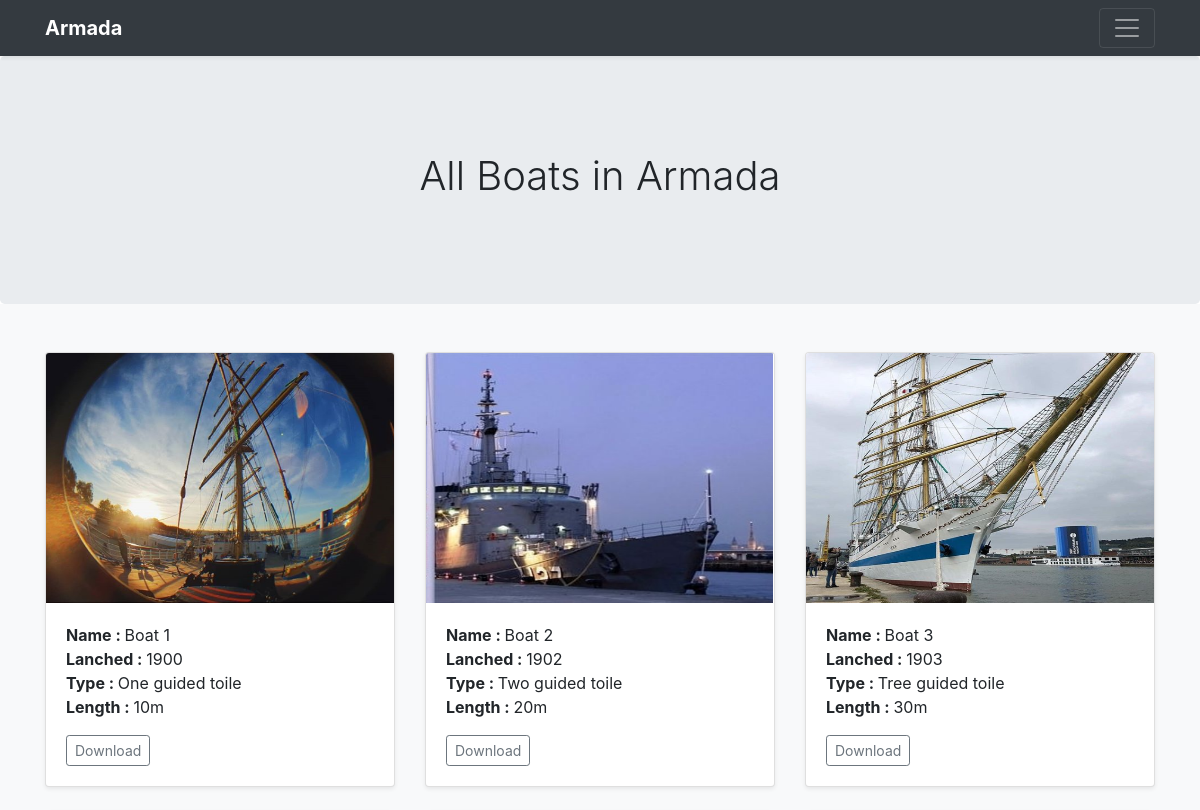
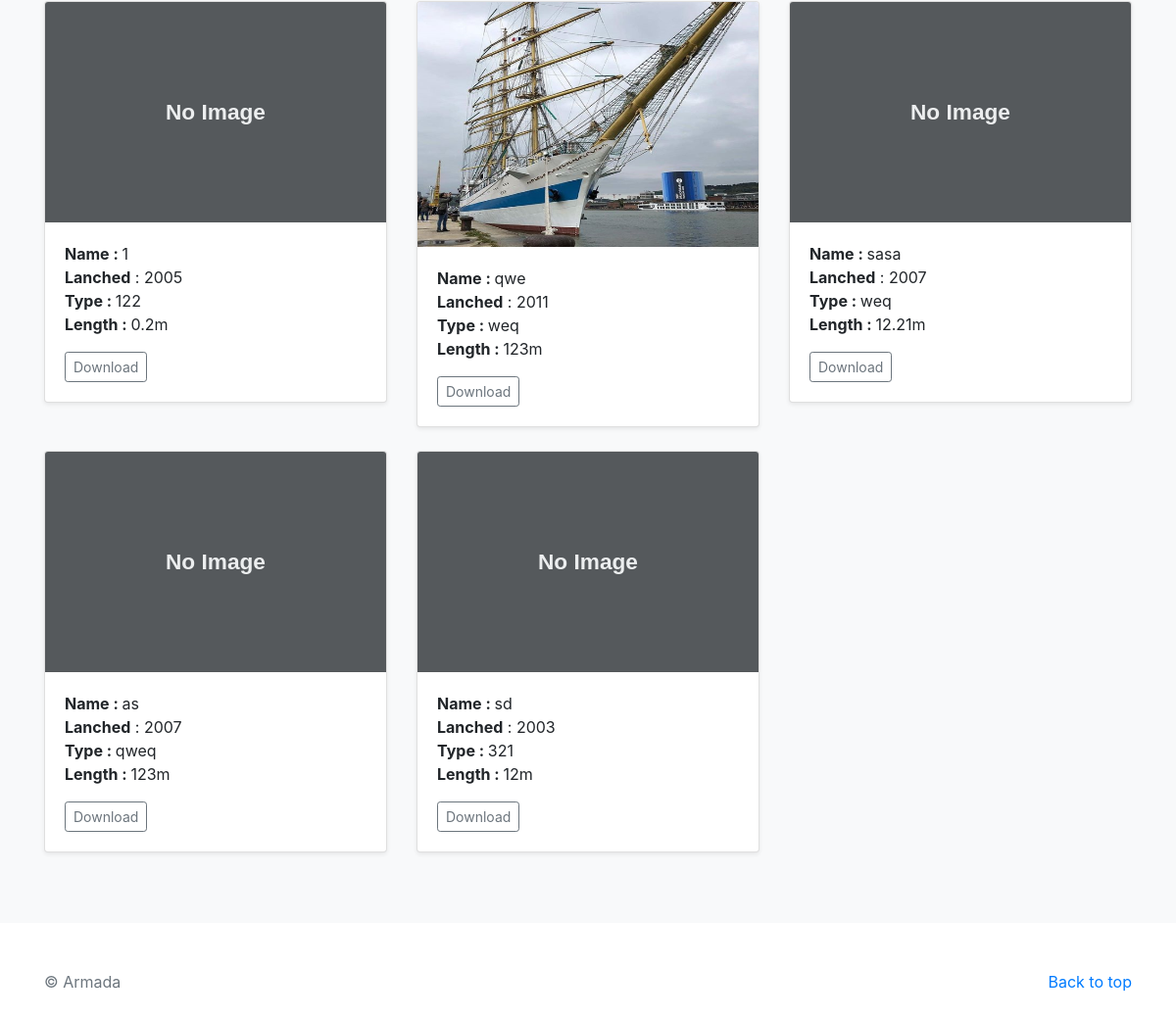
/php/displayAllBoats.php (signed in), run on the app's committed database (2 pictures, top to bottom).
### tables this page shows
CREATE TABLE `Boat` (
  `id` int(11) NOT NULL,
  `nomBoat` varchar(20) NOT NULL,
  `greement` varchar(20) NOT NULL,
  `longueur` float NOT NULL,
  `lancement` int(11) NOT NULL,
  `image` varchar(80) DEFAULT NULL,
  `file` varchar(80) DEFAULT NULL,
  `idResponsable` int(11) NOT NULL
);

### php/displayAllBoats.php (the view, shortened to what this page needs)
<!doctype html>
<html lang="en">
  <head>
    <link href="../css/bootstrap.min.css" rel="stylesheet">
    <link href="../css/gestionBoat.css" rel="stylesheet">
  </head>
  <body>
    <header>
                <?php
                try
                  {
                    $bdd = new PDO('mysql:host=localhost;dbname=bdd_7_12;charset=utf8', 'grp_7_12', 'ohfae5ioVi');
                  }
                  catch(Exception $e)
                  {
                          die('Erreur : '.$e->getMessage());
                  }
                 ?>
      <div class="navbar navbar-dark bg-dark shadow-sm">
        <div class="container d-flex justify-content-between">
          <a href="../index.php" class="navbar-brand d-flex align-items-center">
            <strong>Armada</strong>
          </a>
          <button class="navbar-toggler" type="button" data-toggle="collapse" data-target="#navbarHeader" aria-controls="navbarHeader" aria-expanded="false" aria-label="Toggle navigation">
            <span class="navbar-toggler-icon"></span>
          </button>
        </div>
      </div>
    </header>
    <main role="main">
      <section class="jumbotron text-center">
          <h1 class="jumbotron-heading">All Boats in Armada</h1>
      </section>
      <div class="album py-5 bg-light">
        <div class="container">
          <div class="row">
            <div class="col-md-4">
              <div class="card mb-4 shadow-sm ">
                <img class="card-img-top" src="../img/boat1.PNG" alt="Boat Image" style="height: 250px;width: 100%">
                <div class="card-body">
                  <p class="card-text"><strong>Name : </strong>Boat 1<br/>
                    <strong>Lanched : </strong>1900 <br/>
                    <strong>Type : </strong>One guided toile<br/>
                    <strong>Length : </strong>10m</p>
                  <div class="d-flex justify-content-between align-items-center">
                    <div class="btn-group">
                      <button type="button" class="btn btn-sm btn-outline-secondary"onclick="noFile()">Download</button>
                    </div>
                  </div>
                </div>
              </div>
            </div>
            <div class="col-md-4">
              <div class="card mb-4 shadow-sm">
                <img class="card-img-top" src="../img/boat2.PNG" style="height: 250px;width: 100%"alt="Card image cap">
                <div class="card-body">
                  <p class="card-text"><strong>Name : </strong>Boat 2<br/>
                    <strong>Lanched : </strong>1902 <br/>
                    <strong>Type : </strong>Two guided toile<br/>
                    <strong>Length : </strong>20m</p>
                  <div class="d-flex justify-content-between align-items-center">
                    <div class="btn-group">
                      <button type="button" class="btn btn-sm btn-outline-secondary"onclick="noFile()">Download</button>
                    </div>
                  </div>
                </div>
              </div>
            </div>
              <div class="col-md-4">
              <div class="card mb-4 shadow-sm">
                <img class="card-img-top" src="../img/boat3.PNG" style="height: 250px;"alt="Card image cap">
                <div class="card-body">
                  <p class="card-text"><strong>Name : </strong>Boat 3<br/>
                    <strong>Lanched : </strong>1903 <br/>
                    <strong>Type : </strong>Tree guided toile<br/>
                    <strong>Length : </strong>30m</p>
                  <div class="d-flex justify-content-between align-items-center">
                    <div class="btn-group">
                      <button type="button" class="btn btn-sm btn-outline-secondary"onclick="noFile()">Download</button>
                    </div>
                  </div>
                </div>
              </div>
            </div>
            <?php
            $reponse = $bdd->query('SELECT * FROM Boat');
            while ($donnees = $reponse->fetch())
            {
              $nomBoat=$donnees['nomBoat'];
              $type=$donnees['greement'];
              $length=$donnees['longueur'];
              $lanched=$donnees['lancement'];
              $image=$donnees['image'];
              $file=$donnees['file'];
            ?>
            <div class="col-md-4">
              <div class="card mb-4 shadow-sm">
                <?php
                  if ($image==null) {
                    echo '<img class="card-img-top" data-src="holder.js/100px225?theme=thumb&bg=55595c&fg=eceeef&text=No Image" alt="Boat Image">';
                  }
                  else{
                    echo '<img class="card-img-top" src="'.$image.'" alt="Boat Image" style="height: 250px;width: 100%">';
                  }
                 ?>
                <div class="card-body">
                  <p class="card-text"><?php echo '<strong>Name : </strong>'.$nomBoat.'<br/><strong>Lanched</strong> : '.$lanched.'<br/><strong>Type : </strong>'.$type.'<br/><strong>Length : </strong>'.$length.'m<br/>'; ?> </p>
                  <div class="d-flex justify-content-between align-items-center">
                    <div class="btn-group">
                      <?php
                      if ($file != null) {
                        echo '<button type="button" class="btn btn-sm btn-outline-secondary" onclick="location.href=\''.$file.'\'">Download</button>';
                      }
                      else{
                        echo '<button type="button" class="btn btn-sm btn-outline-secondary" onclick="noFile()">Download</button>';
                      }
                       ?>
                    </div>
                  </div>
                </div>
              </div>
            </div>
          <?php }
            ?>
          </div>
        </div>
      </div>
    </main>
    <footer class="text-muted">
      <div class="container">
        <p class="float-right">
          <a href="#">Back to top</a>
        </p>
        <p>&copy; Armada</p>
      </div>
    </footer>
  </body>
</html>

### css/gestionBoat.css (style rules this page uses)
:root { --jumbotron-padding-y: 3rem; }
.jumbotron { padding-top: var(--jumbotron-padding-y); padding-bottom: var(--jumbotron-padding-y); margin-bottom: 0; }
@media (min-width: 768px) { .jumbotron { padding-top: calc(var(--jumbotron-padding-y) * 2); padding-bottom: calc(var(--jumbotron-padding-y) * 2); } }
.jumbotron-heading { font-weight: 300; }
footer { padding-top: 3rem; padding-bottom: 3rem; }
footer p { margin-bottom: .25rem; }

### data on the page
boat: nomBoat "1", lancement "2005", greement "122", longueur "0.2", file "Download"
boat: image (picture), nomBoat "qwe", lancement "2011", greement "weq", longueur "123", shows "Download"
boat: nomBoat "sasa", lancement "2007", greement "weq", longueur "12.21", shows "Download"
boat: nomBoat "as", lancement "2007", greement "qweq", longueur "123"
boat: nomBoat "sd", lancement "2003", greement "321", longueur "12"
